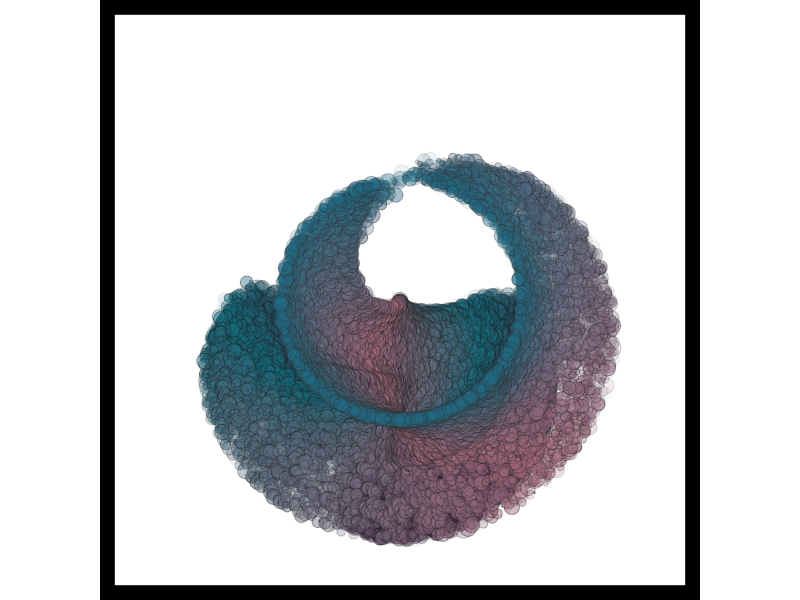

R code for this plot:
#====== Day 22 of 25 Days of Rtistry - Suprematism======#

# Library Load-In====
library(tidyverse)
library(pracma)

# Setting up initial data and radi====
data <- tibble(x = sample(1:100000))
r <- seq(0,2*pi, length.out = nrow(data))

# Transforming it====
data <- data %>%
  mutate(y = (x^2)/x*sample(1:50)+x) %>%
  mutate(x = sin(x),
         y = cos(y))

# Adding the column of radi====
data <- cbind(data,r)

# Converting into a matrix for the pracma package====
matrix <- as.matrix(data)

# Feeble attempt at converting cartsian points to polar coordinates====
new_data <- cart2pol(matrix)

# Converting matrix back into a dataframe====
data <- as.data.frame(new_data)

# Final Image====
data %>%
  ggplot(aes((phi*sin(r)*cos(z))*z,(phi*sin(r)*sin(z))*r))+
  theme_void()+
  geom_point(size = sample(seq(.1,5,length.out = 25),nrow(data),replace = TRUE),
             alpha = sample(seq(.02,.5,length.out = 25),nrow(data),replace = TRUE),
             shape = 21,
             color =  colorRampPalette(c("#000000","#333333"))(nrow(data)),
             fill = colorRampPalette(c("#94B5C0","#350B40","#453953","#137083","#AD6C80","#1F6F8B"))(nrow(data)))+
  theme(plot.background = element_rect(fill = "#ffffff", color = "#000000", size = 10))+
  coord_polar()